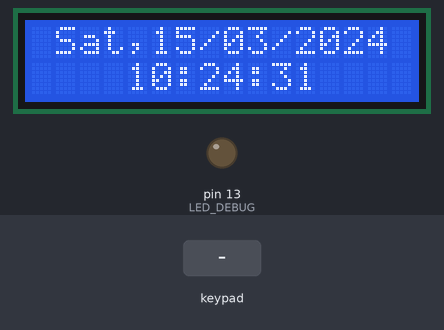
Recording of a program running on a simulated Arduino Mega 2560, built with avr-gcc and run on an emulated ATmega2560. Parts: 16×2 character LCD, output pins drawn as LEDs (lit = HIGH). The inputs (shaded band) are chosen by the test bench. The local clock reads 2024-03-15 10:24:30 at power-on unless the program sets it; what the program prints to the serial monitor is not drawn.

Above: at 1.4 s.
1.5 s: key 'A' pressed
At 2.34 s:
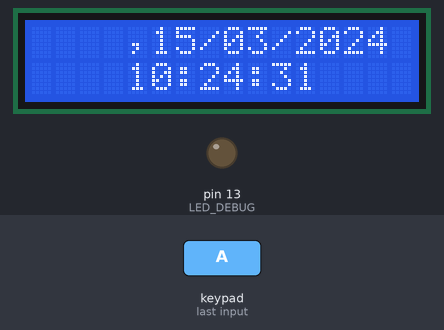
4.5 s: key 'B' pressed
At 5.08 s:
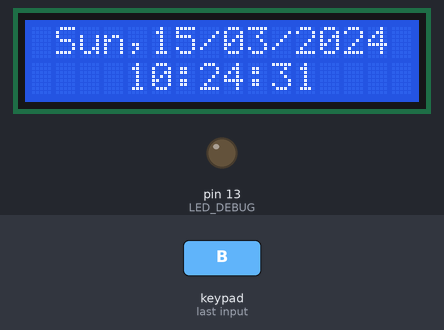
7.5 s: key 'B' pressed
At 8.13 s:
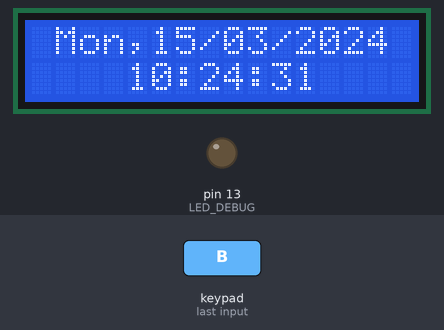
10.5 s: keypad keys 1 2 D pressed 0.4 s apart
At 12.9 s:
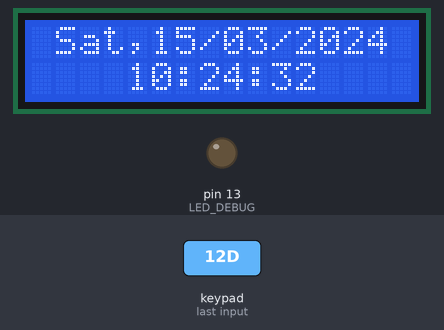
14.7 s: keypad keys 2 5 A pressed 0.4 s apart
At 16.06 s:
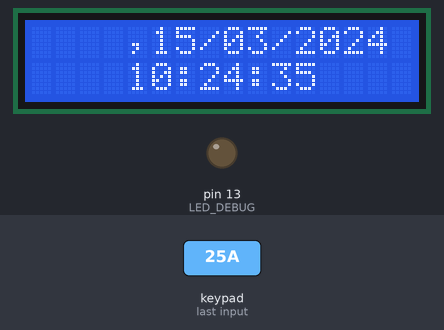
17.4 s: key 'C' pressed
At 18.19 s:
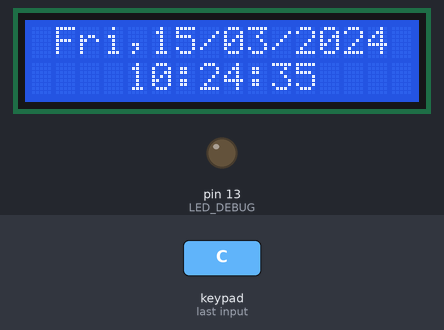
Timing chart, 0 to 20.4 s (numbered marks = the images above; inputs shaded):
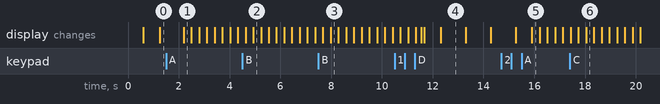

The program:

main.cpp
```cpp
#include <Arduino.h>
#include <Wire.h>
#include <TimeLib.h>
#include <DS1307RTC.h>
//#include <LiquidCrystal_I2C.h>
#include "LowPower.h"
#include "module_keypad.h"
#include "module_realtime.h"
#include "module_display.h"
#include "module_timer.h"
#include "module_alarm.h"
#include "module_eeprom.h"
#define LED_DEBUG 13


void setup()
{
  Serial.begin(115200);
  pinMode(LED_DEBUG, OUTPUT);
  init_lcd();
  init_timer();
  Serial.println("Init project realtime clock");
  Serial.println("---------------------------");
  //set_time();
  read_data_alarm();
}


void loop()
{
  get_key();
  tick_timer();
  //LowPower.powerDown(SLEEP_8S, ADC_OFF, BOD_OFF);
  //LowPower.powerStandby(SLEEP_8S, ADC_OFF, BOD_OFF);
  //LowPower.idle(SLEEP_8S, ADC_OFF, TIMER5_OFF,TIMER4_OFF,TIMER3_OFF,TIMER2_OFF,TIMER1_OFF, TIMER0_OFF, SPI_OFF,USART3_OFF,USART2_OFF,USART1_OFF, USART0_OFF, TWI_OFF);
}
```

Measured:
- after the input at 1.5 s, the display: changes after 0.69 s (image 1)
- after the input at 4.5 s, the display: first differs from a run without the input after 0.43 s (image 2)
- after the input at 7.5 s, the display: first differs from a run without the input after 0.48 s (image 3)
- after the input at 10.5 s, the display: first differs from a run without the input after 1.0 s (image 4 shows a later state)
- after the input at 14.7 s, the display: first differs from a run without the input after 1.2 s (image 5)
- after the input at 17.4 s, the display: first differs from a run without the input after 0.64 s (image 6)
- what the display in image 4 shows lasts 1.0 s, from 12.3 s to 13.3 s
